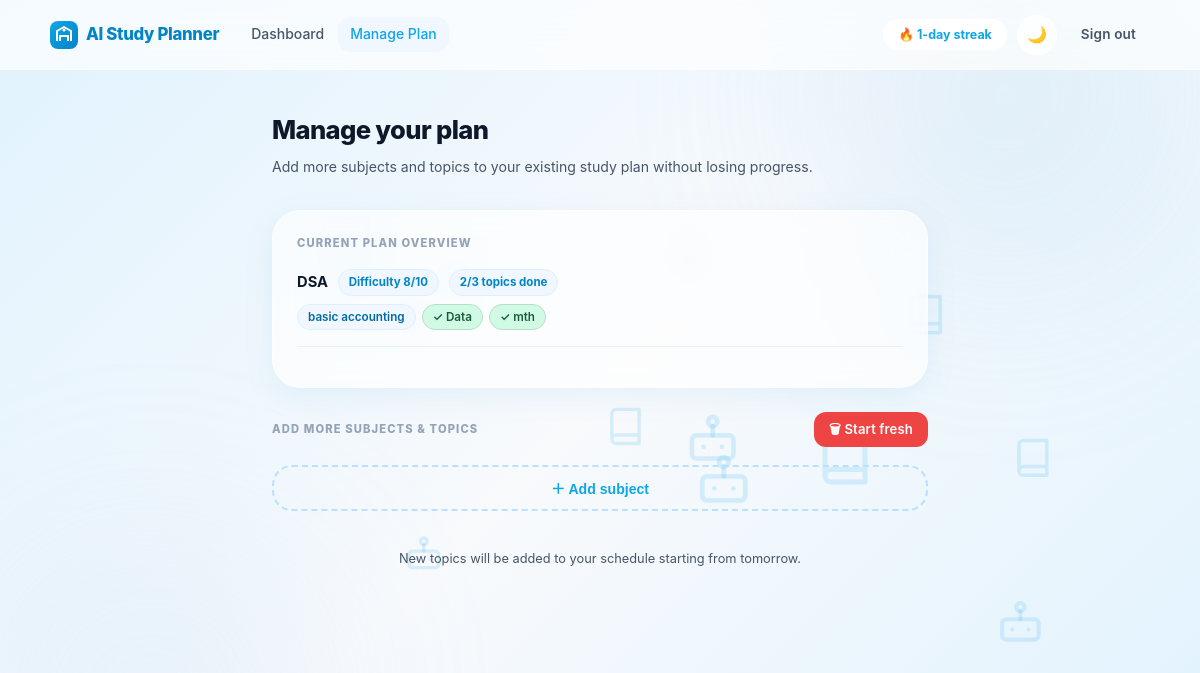
The page /manage (signed in) on the database its author committed.
### planner_app/models.py (models this page shows)
class Subject(Base):
    __tablename__ = "subjects"
    id = Column(Integer, primary_key=True)
    uid = Column(Integer, ForeignKey("users.id", ondelete="CASCADE"), nullable=False)
    sname = Column(String, nullable=False)
    difficulty = Column(Integer, default=5)
    completed = Column(Boolean, default=False, nullable=False)
    topics = relationship("Topic", back_populates="subject", cascade="all, delete-orphan")

class Topic(Base):
    __tablename__ = "topics"
    id = Column(Integer, primary_key=True)
    sid = Column(Integer, ForeignKey("subjects.id", ondelete="CASCADE"), nullable=False)
    tname = Column(String, nullable=False)
    completed = Column(Boolean, default=False, nullable=False)
    planned_date = Column(Date, nullable=True)
    planned_hours = Column(Float, nullable=True)
    subject = relationship("Subject", back_populates="topics")

### planner_app/routes.py (the view)
@app.route("/manage")
@login_required
def manage():
    uid = session["user_id"]
    with Session(engine) as db:
        target = db.query(Target).filter_by(uid=uid).first()
        if not target:
            return redirect("/setup")
        today = get_user_today()
        if target.examdate < today:
            clear_user_plan(uid, db)
            db.commit()
            flash("Your exam date has passed. Starting a new plan.", "info")
            return redirect("/setup?fresh=1")
        raw_subjects = (
            db.query(Subject)
            .filter_by(uid=uid)
            .order_by(Subject.id)
            .all()
        )
        subjects = []
        for s in raw_subjects:
            topics = [
                {"tname": topic.tname, "completed": topic.completed}
                for topic in s.topics
            ]
            total = len(topics)
            done = sum(1 for t in topics if t["completed"])
            subjects.append({
                "sname": s.sname,
                "difficulty": s.difficulty,
                "topics": topics,
                "total": total,
                "done": done,
            })
    return render_template(
        "manage.html",
        subjects=subjects,
        streak=get_streak(uid),
    )

### planner_app/models.py (called while the page is built)
def Session(bind):
    return OrmSession(bind)

### planner_app/routes.py (called while the page is built)
def login_required(f):
    @wraps(f)
    def decorated_function(*args, **kwargs):
        if "user_id" not in session:
            return redirect(url_for("login"))
        return f(*args, **kwargs)
    return decorated_function

@app.after_request
def after_request(response):
    response.headers["Cache-Control"] = "no-cache, no-store, must-revalidate"
    response.headers["Expires"] = 0
    response.headers["Pragma"] = "no-cache"
    return response

def get_streak(uid):
    with Session(engine) as db:
        user = db.get(User, uid)
        return user.streak if user and user.streak is not None else 0

def get_user_today():
    offset_minutes = session.get("timezone_offset", session.get("tz_offset_minutes", 0))
    if isinstance(offset_minutes, (int, float, str)):
        try:
            minutes = int(offset_minutes)
            if -840 <= minutes <= 840:
                return (datetime.now(timezone.utc) - timedelta(minutes=minutes)).date()
        except (TypeError, ValueError):
            pass
    return datetime.now(timezone.utc).date()

### templates/manage.html (shortened to what this page needs)
{% extends "layout.html" %}
{% block content %}
<div class="page page-md">
    <div class="page-header">
        <h2>Manage your plan</h2>
        <p>Add more subjects and topics to your existing study plan without losing progress.</p>
    </div>
    {% if subjects %}
    <div class="glass" style="padding:1.5rem;margin-bottom:1.5rem;">
        <div class="section-label" style="margin-bottom:1rem;">Current plan overview</div>
        {% for subj in subjects %}
        <div style="margin-bottom:1rem;padding-bottom:1rem;border-bottom:1px solid rgba(145,201,241,0.2);">
            <div style="display:flex;align-items:center;gap:.6rem;margin-bottom:.5rem;flex-wrap:wrap;">
                <span style="font-weight:700;font-size:.92rem;">{{ subj.sname }}</span>
                <span class="badge-pill badge-blue">Difficulty {{ subj.difficulty }}/10</span>
                <span class="badge-pill badge-blue">{{ subj.done }}/{{ subj.total }} topics done</span>
            </div>
            {% if subj.topics %}
            <div style="display:flex;flex-wrap:wrap;gap:6px;">
                {% for t in subj.topics %}
                <span style="display:inline-flex;align-items:center;gap:5px;background:{% if t.completed %}var(--green-bg){% else %}var(--blue-50){% endif %};color:{% if t.completed %}#1a5c38{% else %}var(--blue-700){% endif %};border:1px solid {% if t.completed %}#b7dfc6{% else %}var(--blue-100){% endif %};padding:3px 10px;border-radius:99px;font-size:.73rem;font-weight:600;">
                    {% if t.completed %}✓{% endif %} {{ t.tname }}
                </span>
                {% endfor %}
            </div>
            {% endif %}
        </div>
        {% endfor %}
    </div>
    {% endif %}
    <div style="display:flex;align-items:center;justify-content:space-between;margin-bottom:1.1rem;flex-wrap:wrap;gap:.5rem;">
        <div class="section-label" style="margin-bottom:0;">Add more subjects &amp; topics</div>
        <a href="/start_fresh" class="btn btn-danger btn-sm" onclick="return confirm('This will DELETE your current plan and start fresh. Are you sure?')">
            🗑 Start fresh
        </a>
    </div>
    <form action="/add_subjects" method="post" id="addForm">
        <button type="button" class="add-subject-btn" onclick="addSubject()">＋ Add subject</button>
    </form>
    <p class="text-muted text-center mt-2" style="font-size:.8rem;">
        New topics will be added to your schedule starting from tomorrow.
    </p>
</div>
{% endblock %}

### templates/layout.html (shortened to what this page needs)
<!DOCTYPE html>
<html lang="en">
<head>
    <link href="/static/styles.css" rel="stylesheet">
</head>
<body>
<div id="interactive-bg" style="position: fixed; top: 0; left: 0; width: 100%; height: 100%; z-index: 0; pointer-events: none; overflow: hidden;"></div>
<nav class="navbar">
    <div class="navbar-inner">
        <a class="navbar-brand" href="/">
            AI Study Planner
        </a>
        <div class="navbar-links" id="navbarLinks">
            {% if 'user_id' in session %}
            <a href="/home" {% if request.path == '/home' %}class="active"{% endif %}>Dashboard</a>
            <a href="/manage" {% if request.path == '/manage' %}class="active"{% endif %}>Manage Plan</a>
            {% elif request.path == '/' %}
            <a href="#features">Features</a>
            <a href="#stats">Stats</a>
            {% endif %}
        </div>
        <div class="navbar-right">
            {% if streak is defined and streak %}
            <span class="streak-badge">🔥 {{ streak }}-day streak</span>
            {% endif %}
            <button id="themeToggle" class="theme-toggle" type="button" aria-label="Toggle color theme" aria-pressed="false">
                <span class="theme-icon" aria-hidden="true">🌙</span>
            </button>
            {% if 'user_id' in session %}
            <a href="/logout" class="btn btn-ghost">Sign out</a>
            {% else %}
            <a href="/login" class="btn btn-primary btn-sm">Sign in</a>
            {% endif %}
        </div>
    </div>
</nav>
<main style="position: relative; z-index: 10;">
    {% block content %}{% endblock %}
</main>
</body>
</html>

### rows shown on the page
Subject: sname "DSA", difficulty "8", done "2", total "3"
Topic: tname "basic accounting"
Topic: tname "Data"
Topic: tname "mth"

### other values the page prints
{{ streak }} "1"
